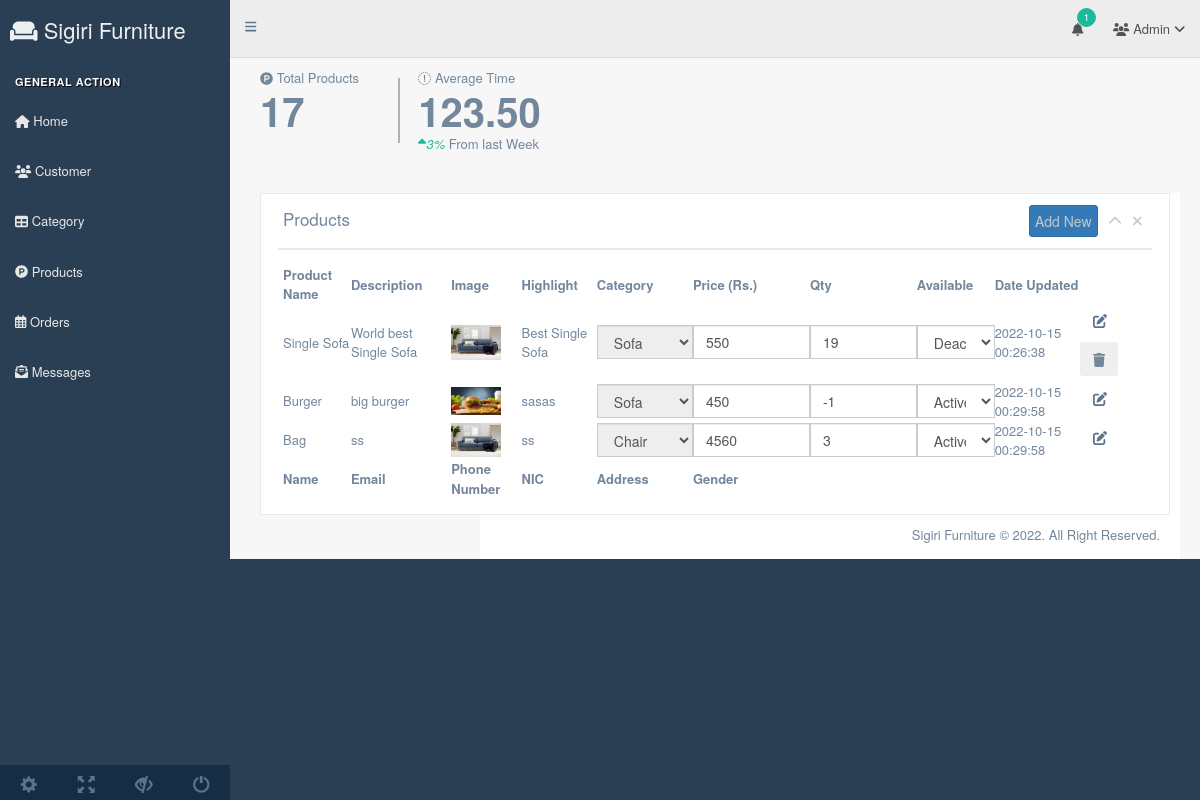
/admin/production/products.php (signed in), run on the app's committed database.
### tables this page shows
CREATE TABLE `products` (
  `pid` int(11) NOT NULL,
  `product_name` varchar(255) NOT NULL,
  `product_description` varchar(255) NOT NULL,
  `product_highlight` varchar(255) NOT NULL,
  `product_price` int(255) NOT NULL,
  `product_qty` int(255) NOT NULL,
  `product_active` int(2) NOT NULL,
  `date_updated` datetime NOT NULL,
  `is_deleted` int(11) NOT NULL,
  `product_image` varchar(255) NOT NULL,
  `cat_id` int(255) NOT NULL
);

CREATE TABLE `category` (
  `cat_id` int(11) NOT NULL,
  `cat_name` varchar(255) NOT NULL,
  `cat_image` varchar(255) NOT NULL,
  `is_deleted` int(2) NOT NULL,
  `date_updated` datetime NOT NULL
);

### admin/production/products.php (the view, shortened to what this page needs)
<!DOCTYPE html>
<html lang="en">
<?php include 'inc/head.php'; ?>
<body class="nav-md">
    <div class="container body">
        <div class="main_container">
            <?php include 'pages/navbar.php'; ?>
            <div class="right_col" role="main">
                <div class="row tile_count">
                    <div class="col-md-2 col-sm-4 col-xs-6 tile_stats_count">
                        <span class="count_top"><i class="fab fa-product-hunt"></i> Total Products</span>
                        <div class="count"><?php echo dataCount('products'); ?></div>
                    </div>
                    <div class="col-md-2 col-sm-4 col-xs-6 tile_stats_count">
                        <span class="count_top"><i class="fa fa-clock-o"></i> Average Time</span>
                        <div class="count">123.50</div>
                        <span class="count_bottom"><i class="green"><i class="fa fa-sort-asc"></i>3% </i> From last
                            Week</span>
                    </div>
                </div>
                <div class="col-md-12 col-sm-12 col-xs-12">
                    <div class="x_panel">
                        <div class="x_title">
                            <h2>Products <small>List</small></h2>
                            <ul class="nav navbar-right panel_toolbox">
                                <li><a href="products_add.php" class="btn btn-primary">Add New</a></li>
                                <li><a class="collapse-link"><i class="fa fa-chevron-up"></i></a></li>
                                <li><a class="close-link"><i class="fa fa-close"></i></a>
                                </li>
                            </ul>
                            <div class="clearfix"></div>
                        </div>
                        <div class="x_content">
                            <table id="datatablesSimple">
                                <thead>
                                    <tr>
                                        <th>Product Name</th>
                                        <th>Description</th>
                                        <th>Image</th>
                                        <th>Highlight</th>
                                        <th>Category</th>
                                        <th>Price (Rs.)</th>
                                        <th>Qty</th>
                                        <th>Available</th>
                                        <th>Date Updated</th>
                                    </tr>
                                </thead>
                                <tbody>
                                    <?php
                                $getall = getAllItems();
                                while ($row = mysqli_fetch_assoc($getall)) {
                                    $pid = $row['pid'];
                                    $img = $row['product_image'];
                                    $img_src = "../../server/uploads/products/" . $img; ?>
                                    <tr>
                                        <td>
                                            <?php echo $row['product_name']; ?>
                                        </td>
                                        <td>
                                            <?php echo $row['product_description']; ?>
                                        </td>
                                        <td><img width="50px" src='<?php echo $img_src; ?>'></td>
                                        <td>
                                            <?php echo $row['product_highlight']; ?>
                                        </td>
                                        <td><select
                                                onchange="updateData(this, '<?php echo $pid; ?>', 'cat_id', 'products', 'pid');"
                                                id="cat_id <?php echo $pid; ?>" disabled class='form-control norad tx12'
                                                name="cat_id" type='text'>
                                                <?php
                                                    $getallCat = getAllCategories();
                                                    while($row2=mysqli_fetch_assoc($getallCat)){ ?>
                                                <option value="<?php echo $row2['cat_id']; ?>"
                                                    <?php if ($row['cat_id']== $row2['cat_id']) echo "selected"; ?>>
                                                    <?php echo $row2['cat_name']; ?></option>
                                                <?php } ?>
                                            </select>
                                        </td>
                                        <td>
                                            <input type="number" class="form-control"
                                                onchange="updateData(this, '<?php echo $pid; ?>', 'product_price', 'products', 'pid');"
                                                name="product_price" id="product_price <?php echo $pid; ?>"
                                                value="<?php echo $row['product_price']; ?>">
                                        </td>
                                        <td>
                                            <input type="number" class="form-control"
                                                onchange="updateData(this, '<?php echo $pid; ?>', 'product_qty', 'products', 'pid');"
                                                name="product_qty" id="product_qty <?php echo $pid; ?>"
                                                value="<?php echo $row['product_qty']; ?>">
                                        </td>
                                        <td>
                                            <select
                                                onchange="updateData(this, '<?php echo $pid; ?>', 'product_active', 'products', 'pid');"
                                                id="product_active <?php echo $pid; ?>" class='form-control norad tx12'
                                                name="product_active" type='text'>
                                                <option value="1"
                                                    <?php if ($row['product_active'] == "1" ) echo "selected" ; ?>>
                                                    Active
                                                </option>
                                                <option value="0"
                                                    <?php if ($row['product_active'] == "0" ) echo "selected" ; ?>>
                                                    Deactive
                                                </option>
                                            </select>
                                        </td>
                                        <td>
                                            <?php echo $row['date_updated']; ?>
                                        </td>
                                        <td>
                                            <a href="prodcuts_edit.php?pid=<?php echo $row['pid']; ?>"
                                                class="btn btn-darkblue">
                                                <i class="fa-solid fa-pen-to-square"></i> </a>
                                            <?php if ($row['product_active']=="0"): ?>
                                            <button type="button"
                                                onclick="deleteData(<?php echo $row['pid']; ?>,'products', 'pid')"
                                                class="btn btn-darkblue"> <i class="fa-solid fa-trash"></i>
                                            </button>
                                            <?php endif ?>
                                        </td>
                                        <?php } ?>
                                </tbody>
                                <tfoot>
                                    <tr>
                                        <th>Name</th>
                                        <th>Email</th>
                                        <th>Phone Number</th>
                                        <th>NIC</th>
                                        <th>Address</th>
                                        <th>Gender</th>
                                    </tr>
                                </tfoot>
                            </table>
                        </div>
                    </div>
                </div>
                <?php include 'pages/footer.php'; ?>
            </div>
        </div>
</body>
</html>

### data on the page
products: product_name "Single Sofa", product_description "World best Single Sofa", product_image (picture), product_highlight "Best Single Sofa", cat_id "Sofa", product_price "550", product_qty "19", product_active "Deactive", date_updated "2022-10-15 00:26:38"
products: product_name "Burger", product_description "big burger", product_image (picture), product_highlight "sasas", cat_id "Sofa", product_price "450", product_qty "-1", product_active "Active", date_updated "2022-10-15 00:29:58"
products: product_name "Bag", product_description "ss", product_image (picture), product_highlight "ss", cat_id "Chair", product_price "4560", product_qty "3", product_active "Active", date_updated "2022-10-15 00:29:58"

### other printed values
$count "1"
$count "17"
